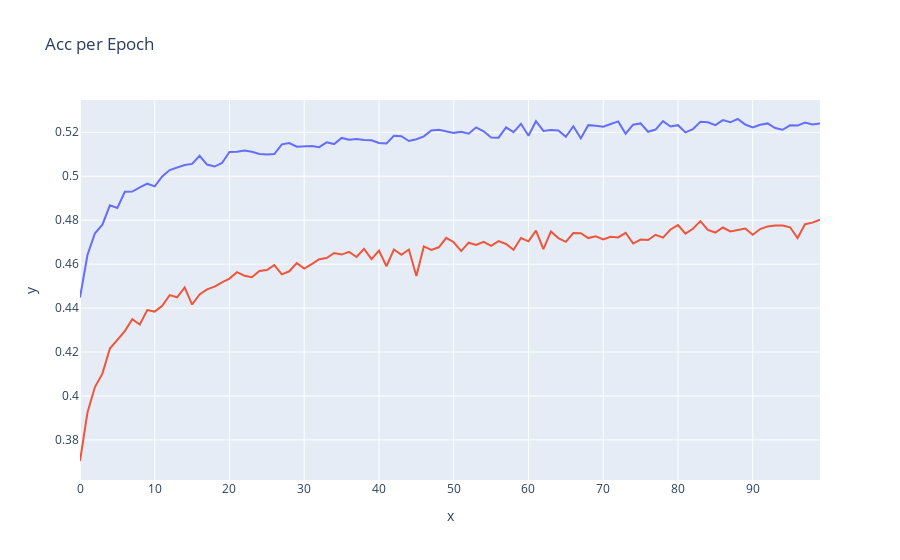

Here is the notebook cell this chart was saved with:
### Code cell
location = "/Users/Luctopikut/bep/data/output/cifar_unbalanced_curr"

acc_no_focal = get_acc(location, file_name)


location = "/Users/Luctopikut/bep/data/output/cifar_unbalanced"

acc = get_acc(location, file_name)

df_no_focal = prep_for_plot(acc_no_focal)
df2 = prep_for_plot(acc)
df2['y_no_focal'] = df_no_focal['y']

fig = px.line(df2, x="x", y="y", title='Acc per Epoch')
fig.add_scatter(x=df2['x'], y=df2['y_no_focal'], mode='lines', hovertext=df2['y_no_focal'], hoverinfo="text",name= 'DoGo(Curriculum)')
fig.update_layout(showlegend=False)  # Hide the legend

fig.show()
